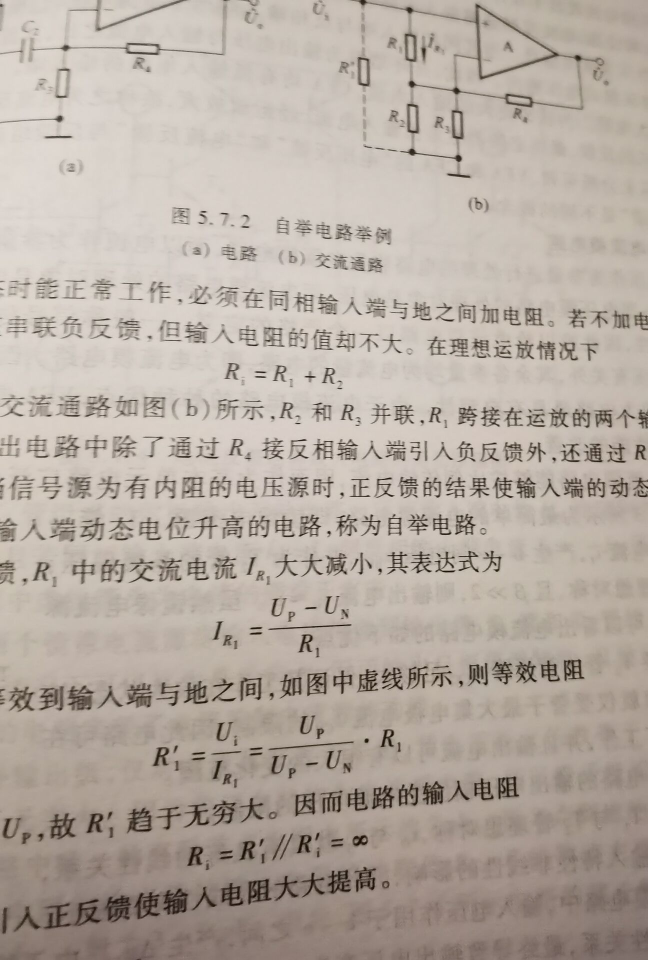
#> input picture pic_left/0.jpg, 1296 x 1920 px, given in place of 1.jpg, which was not available (shown at 1/2 size)
$ python text.py
#> lines starting #> are read from the running program, lines starting #| are printed output that depends on the picture; pictures that were not available may be replaced by others from this repository, and a replacement may not be noted
#> the answer given: 1
#> further down, img_right is the input picture: shape (1920, 1296, 3); mean B, G, R 162, 171.4, 182
### image_matching.py
# ——*——coding:utf-8——*——
# author: 胡润龙、hhhfccz(胡珈魁) time:2020/8/25
import numpy as np
import cv2


def SIFT(img_left, img_right, img_left_g, img_right_g, MIN_MATCH_COUNT=10, norm=0.75):
    # 获取图片大小
#> called with MIN_MATCH_COUNT = 10, norm = 0.6
    global result
    h, w = img_left.shape[:2]
#> h = 1920; w = 1296

    # 创建sift对象
    sift = cv2.xfeatures2d.SIFT_create()

    # 寻找关键点和描述符
    keypoints1, features1 = sift.detectAndCompute(img_left_g, None)
#> keypoints1 = 9541 keypoints; strongest (x, y, size): (760, 1140, 4.5), (658, 1065, 4.2), (684, 988, 4.2), (733, 1481, 5.6)
    keypoints2, features2 = sift.detectAndCompute(img_right_g, None)
#> keypoints2 has the same summary as keypoints1

    # 设置FLANN参数
    FLANN_INDEX_KDTREE = 0
    index_params = dict(algorithm=FLANN_INDEX_KDTREE, trees=5)
    search_params = dict(checks=50)

    # 将FlannBasedMatcher方法实例化
    flann = cv2.FlannBasedMatcher(index_params, search_params)

    # 利用knnMatch匹配处理，并将结果返回给matches
    matches = flann.knnMatch(features1, features2, k=2)
#> matches = 9541 matches

    # 比值判别法删除离群点，将符合要求的匹配结果进行输出
    good = []
    for m, n in matches:
        if m.distance < norm * n.distance:
            good.append([m])
#> after the loop, good = 9541 matches

    matching = cv2.drawMatchesKnn(img_left, keypoints1, img_right, keypoints2, good, None, flags=2)
    matching = cv2.resize(matching, (int(w / 2), int(h / 2)),
                          interpolation=cv2.INTER_CUBIC)
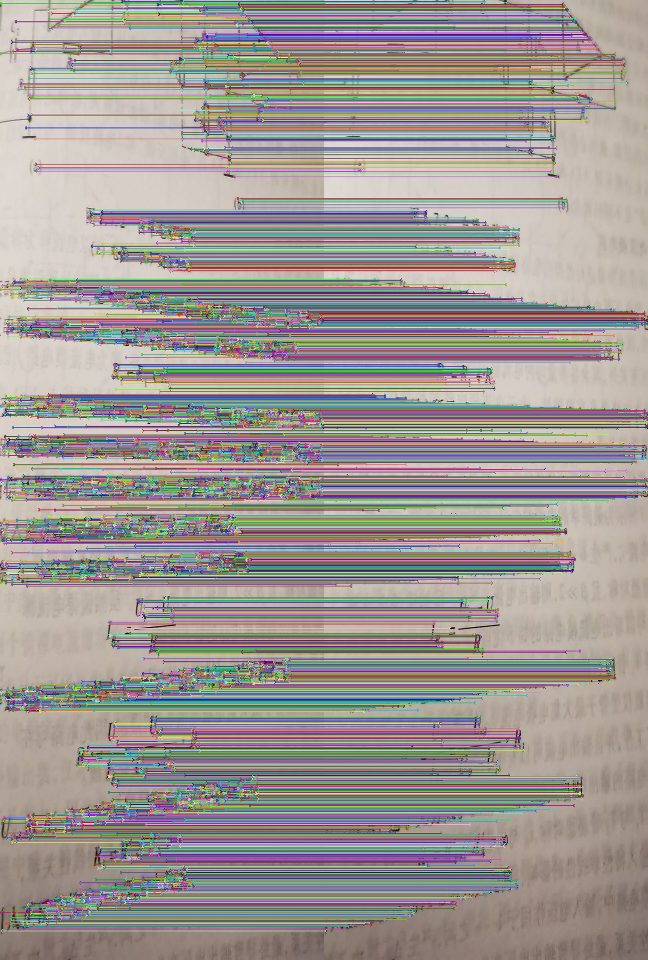
#> matching: shape (960, 648, 3); mean B, G, R 147, 150.5, 156.8

    if len(good) > MIN_MATCH_COUNT:
        # 得到两幅待拼接图的匹配点集
        # src = source;dst = destination;pts = points
        good = []
        for m, n in matches:
            if m.distance < norm * n.distance:
                good.append(m)
        src_pts = np.float32([keypoints1[m.queryIdx].pt for m in good]).reshape(-1, 1, 2)
        dst_pts = np.float32([keypoints2[m.trainIdx].pt for m in good]).reshape(-1, 1, 2)

        # cv2.findHomography：传入两个图像里的点集合,返回目标的透视转换
        # 第三个参数用于计算单应矩阵的方法
        # 第四个参数为误差阈值
        # 返回值：H为变换矩阵,mask为掩膜
        H, mask = cv2.findHomography(src_pts, dst_pts, cv2.RANSAC, 5.0)
#> H = [[1, 2e-15, -7.95e-12], [1.66e-14, 1, -1.53e-11], [1.65e-17, 3.55e-18, 1]]; mask = 9541 values from 1 to 1

        # cv2.warpPerspective：利用M矩阵对原图进行透视变换（M点乘位置向量）
        wrap = cv2.warpPerspective(img_left, H,
                                   (2 * w, 2 * h))
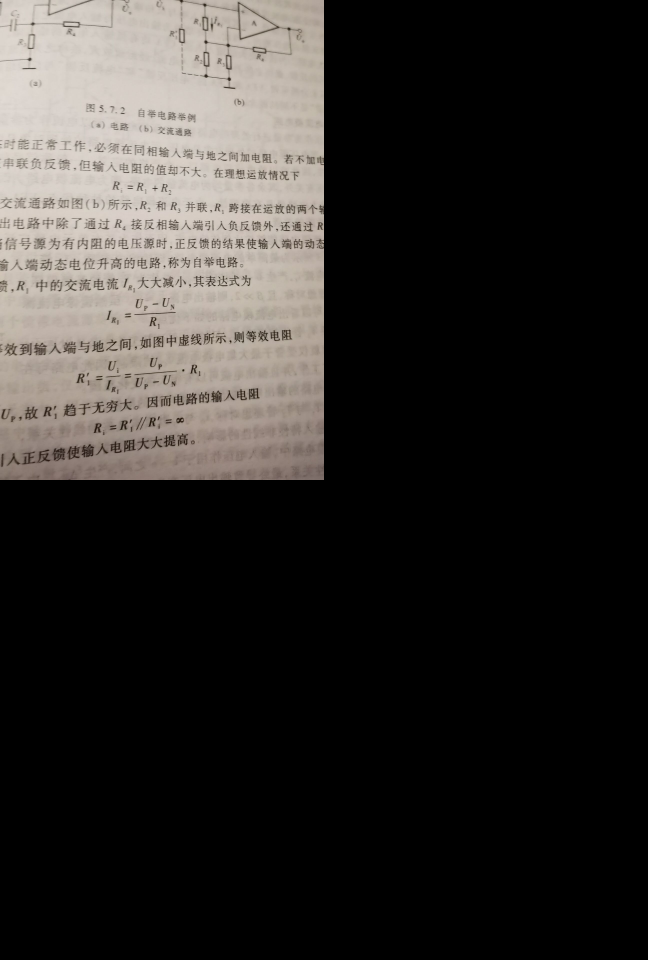
#> wrap: shape (3840, 2592, 3) (shown at 1/4 size); mean B, G, R 40.5, 42.9, 45.5
        wrap[0:h, 0:w] = img_right

        # 去除黑色无用部分
        rows, cols = np.where(wrap[:, :, 0] != 0)
        min_row, max_row = min(rows), max(rows) + 1
#> min_row = 0; max_row = 1920
        min_col, max_col = min(cols), max(cols) + 1
#> min_col = 0; max_col = 1296

        result = wrap[min_row:max_row, min_col:max_col, :]
        result = cv2.resize(result, (int(w / 2), int(h / 2)),
                            interpolation=cv2.INTER_CUBIC)

    return matching, result


# [2 lines that do not run on import are left out]

### rotation_according_to_word_direction.py
# ——*——coding:utf-8——*——
# author: 胡润龙、hhhfccz(胡珈魁) time:2020/8/25
import numpy as np
import cv2
import math


def rotated_img_with_fft(img, img_gray):
    # 对图像进行边界扩充
    top_size, bottom_size, left_size, right_size = 50, 50, 50, 50
    constant = cv2.copyMakeBorder(img_gray, top_size, bottom_size, left_size, right_size,
                                  borderType=cv2.BORDER_CONSTANT, value=0)
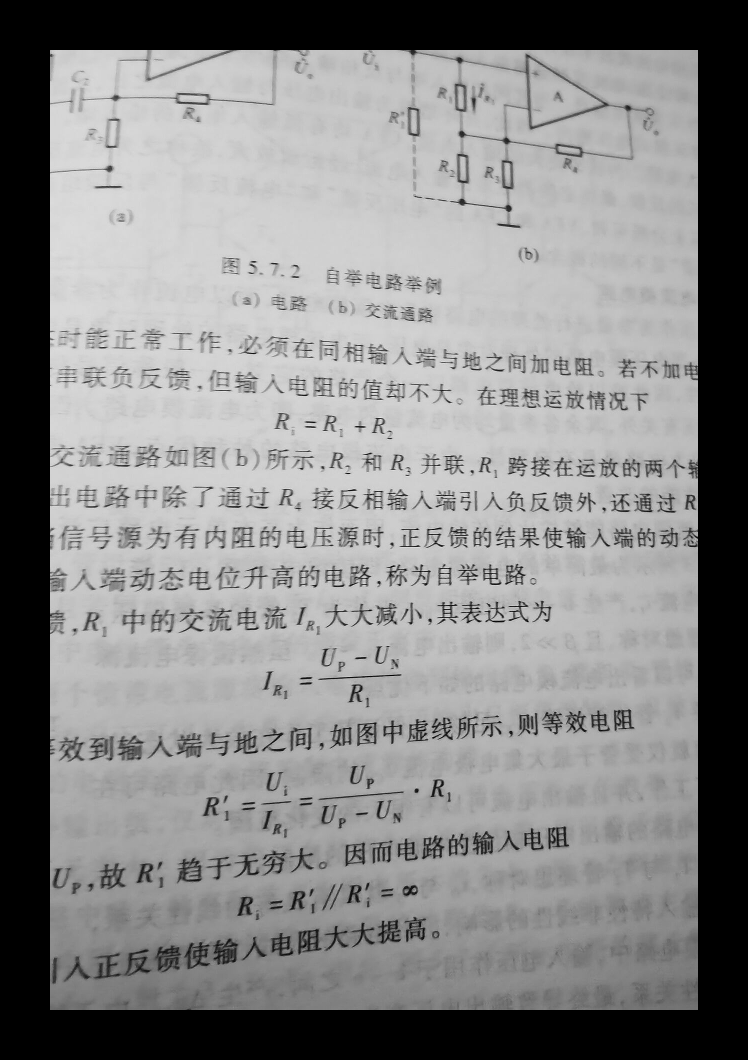
#> constant: shape (1060, 748); min 0, max 230, mean 136.1

    # 获取图片大小
    h, w = img_gray.shape[:2]
#> h = 960; w = 648

    # 对图像进行傅里叶变换
    dft = np.fft.fft2(constant)
    shift = np.fft.fftshift(dft)

    fft_img = np.log(np.abs(shift))
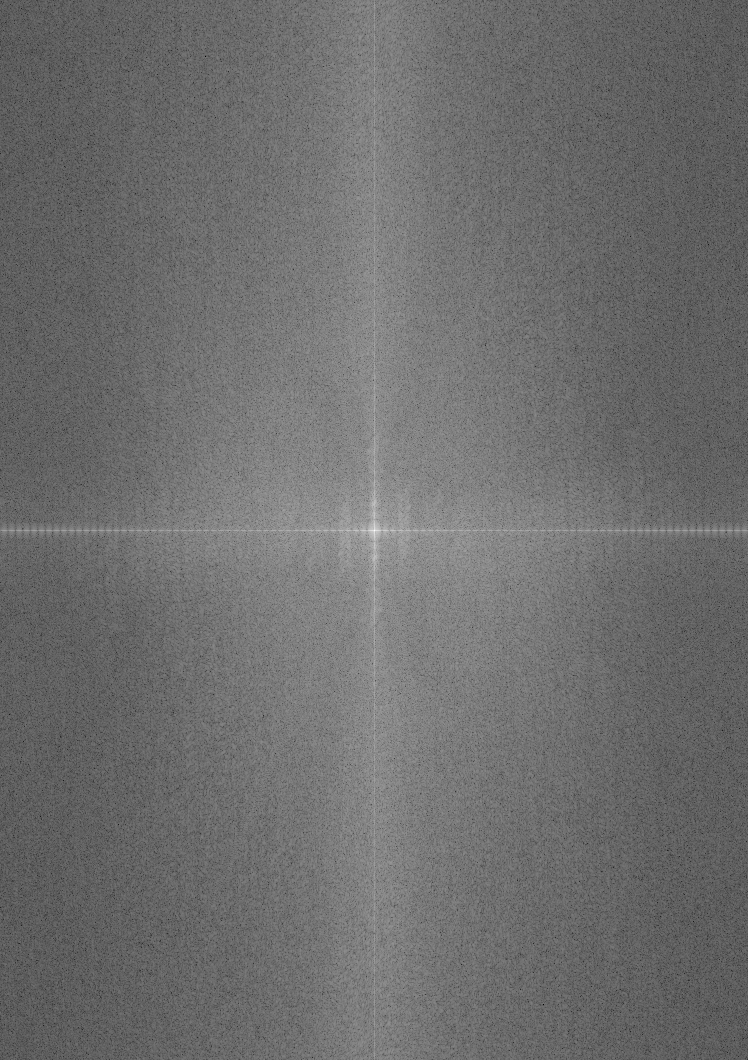
#> fft_img: shape (1060, 748) float64; min 0.924, max 18.5, mean 8.51; drawn with min black and max white
    fft_img = (fft_img - np.amin(fft_img)) / (np.amax(fft_img) - np.amin(fft_img))
    fft_img *= 255

    # 边缘检测，关键问题1，边界的判定对最终结果影响较大
    blur = cv2.GaussianBlur(img, (3, 3), 1)
    thresh = cv2.Canny(blur.astype(np.uint8), 80, 120)
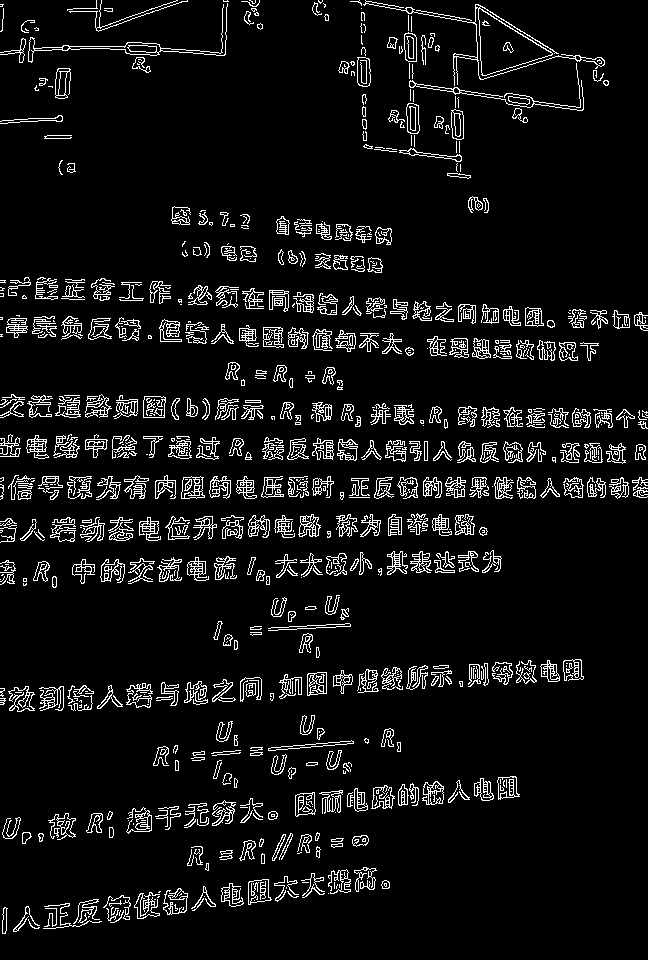
#> thresh: shape (960, 648); 7.1% white in thin lines or dots

    # 霍夫变换，关键问题2，需要对函数数值做特定变换
    lines = cv2.HoughLinesP(thresh.astype(np.uint8), 1.0, np.pi / 180, 20, minLineLength=20, maxLineGap=10)
#> lines = 1178 rows, first 6: [244, 496, 303, 496], [469, 675, 581, 671], [4, 441, 136, 441], [295, 805, 516, 790], [282, 685, 451, 673], [266, 450, 340, 451]
    if lines is not None:
        lines1 = lines[:, 0, :]
#> lines1 has the same summary as lines
    else:
        lines1 = []

    piThresh = np.pi / 180
    pi2 = np.pi / 2
    angle = 0
    for line in lines1:
        x1, y1, x2, y2 = line

        if abs(x2 - x1) < 1e-2:
            continue
        else:
            theta = (y2 - y1) / (x2 - x1)
            if abs(theta) < piThresh or abs(theta - pi2) < piThresh:
                continue
            else:
                angle = abs(theta)
                break
#> this loop made 2 passes
#> (x1, y1, x2, y2, theta, angle) on pass 2: (469, 675, 581, 671, -0.0357, 0.0357)
#> (x1, y1, x2, y2, theta) on pass 1: (244, 496, 303, 496, 0)

    angle = math.atan(angle)
    angle = angle / piThresh
#> angle = 2.05
    center = (w // 2, h // 2)
#> center = (324, 480)
    height_1 = int(w * math.fabs(math.sin(math.radians(angle))) + h * math.fabs(math.cos(math.radians(angle))))
#> height_1 = 982
    width_1 = int(h * math.fabs(math.sin(math.radians(angle))) + w * math.fabs(math.cos(math.radians(angle))))
#> width_1 = 681
    M = cv2.getRotationMatrix2D(center, angle, 1.0)
#> M = [[0.999, 0.0357, -16.93], [-0.0357, 0.999, 11.87]]
    M[0, 2] += (width_1 - w) / 2
    M[1, 2] += (height_1 - h) / 2

    # 旋转
    rotated = cv2.warpAffine(img_gray, M, (width_1, height_1), flags=cv2.INTER_CUBIC, borderMode=cv2.BORDER_REPLICATE)
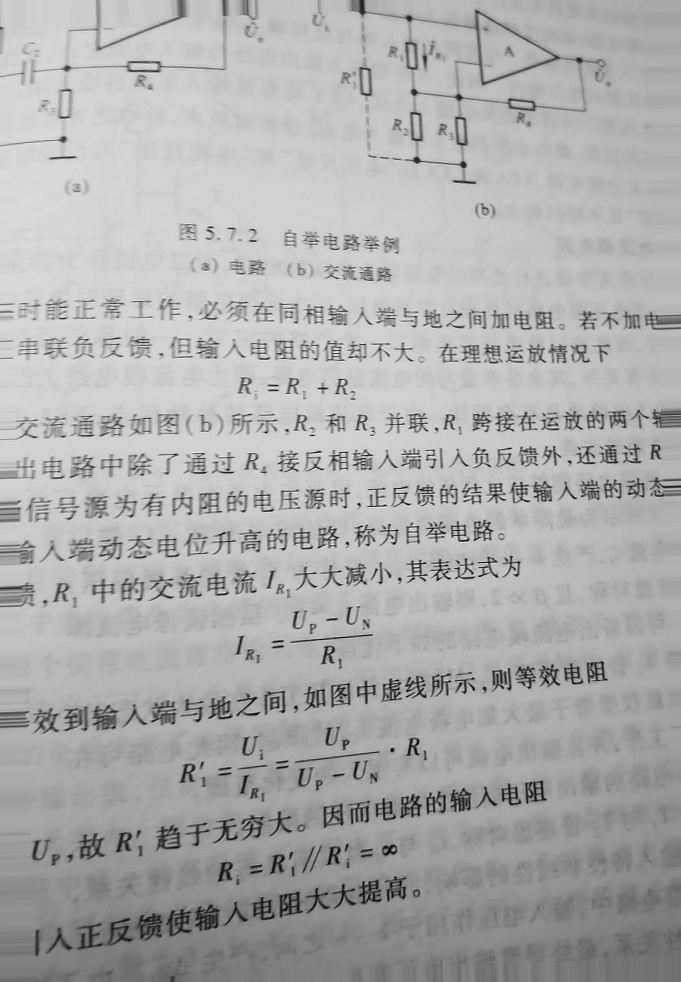
#> rotated: shape (982, 681); min 0, max 240, mean 172.9
    rotated = cv2.resize(rotated, (int(width_1/2), int(height_1/2)), interpolation=cv2.INTER_CUBIC)
#> rotated: shape (491, 340)

    return rotated


# [2 lines that do not run on import are left out]

### text.py
# ——*——coding:utf-8——*——
# author: hhhfccz(胡珈魁) time:2020/8/29
import cv2
import numpy as np
from rotation_according_to_word_direction import rotated_img_with_fft
from image_matching import SIFT

if __name__ == "__main__":
    # 输入接口（有点小问题，有空再改吧）
    number = input("choose your text number: ")
    img_right = cv2.imread("./pic_left/"+str(number)+".jpg")
    img_left = cv2.imread("./pic_right/"+str(number)+".jpg")
    print("----start the image processing----\n")

    # 对图像进行灰度处理
    img_left_g = cv2.cvtColor(img_left, cv2.COLOR_BGR2GRAY)
    img_right_g = cv2.cvtColor(img_right, cv2.COLOR_BGR2GRAY)

    # 将两个图片拼接在一起
    matching, result = SIFT(img_left, img_right, img_left_g, img_right_g, norm=0.6)

    # 利用FFT进行文字方向矫正
    img_gray = cv2.cvtColor(result, cv2.COLOR_BGR2GRAY)
    rotated = rotated_img_with_fft(result, img_gray)
    print("----finished----")

    cv2.imshow("rotated", rotated)
    cv2.imwrite("./rotated_result/result"+str(number)+".jpg", result)
    cv2.waitKey(0)
    cv2.destroyAllWindows()
